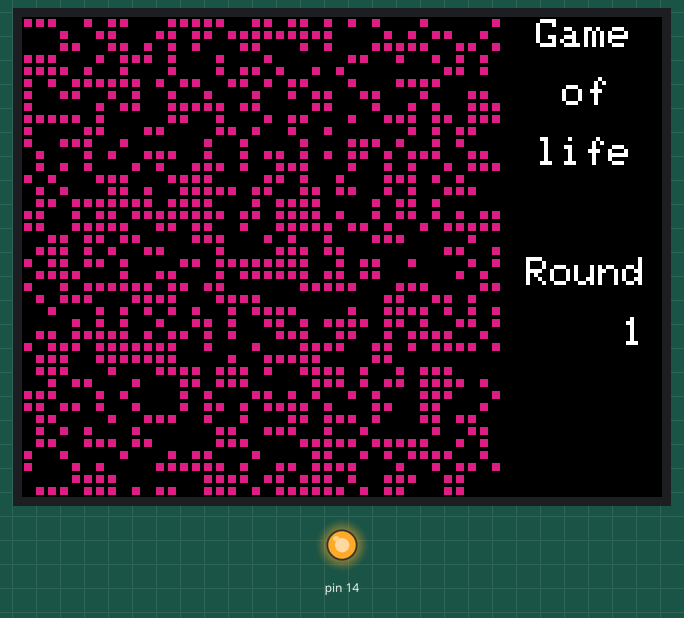
The sketch below on a simulated Arduino Mega 2560, built with avr-gcc and run on an emulated ATmega2560. Shown: 320×240 colour display, output pins drawn as LEDs (lit = HIGH). Random numbers use the default seed unless the sketch sets one.

Above: at 0.58 s.
At 5.27 s:
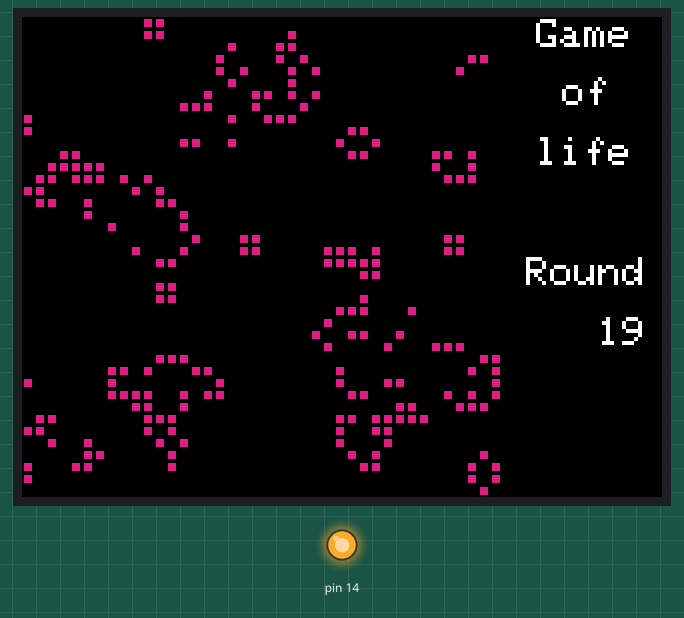
At 10.21 s:
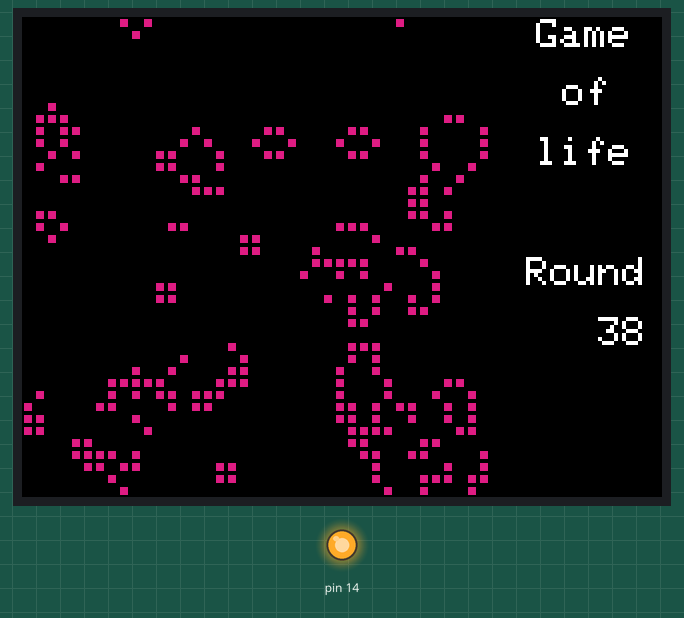
At 20.09 s:
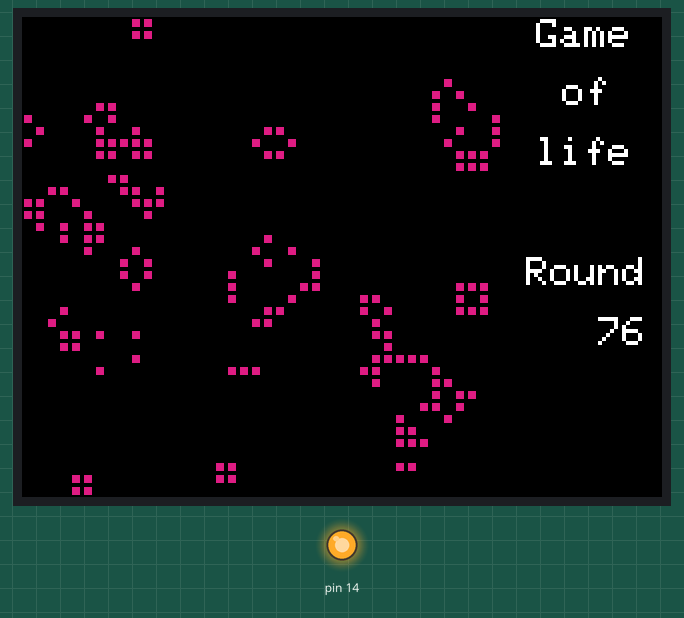
At 29.98 s:
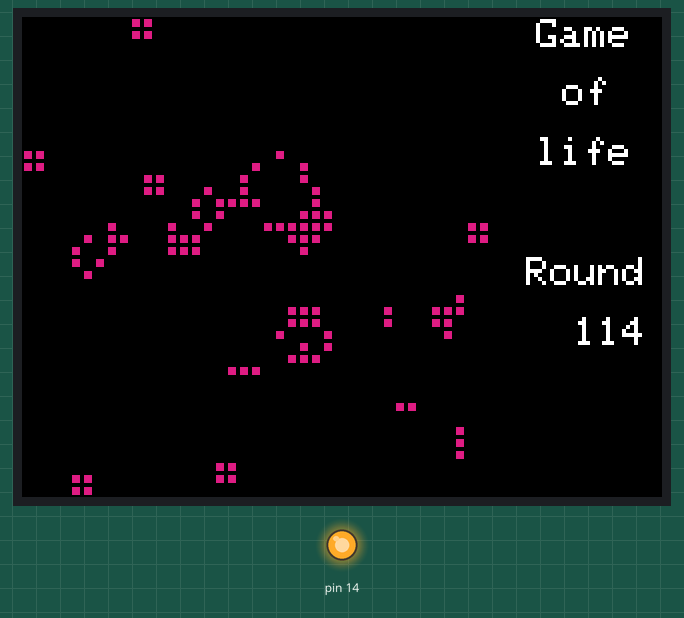
At 39.86 s:
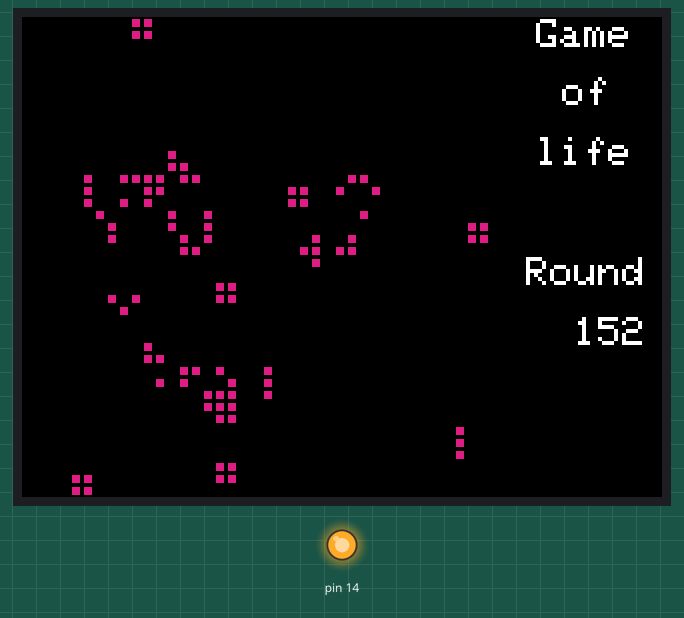

The sketch:

ODROID-GO-Game-of-life.ino
```cpp
/*
 Conway's Game of Life
 The Game of Life, also known simply as Life,
 is a cellular automaton devised by the British mathematician John Horton Conway in 1970.

The game is a zero-player game, meaning that its evolution is determined by its initial state,
requiring no further input. One interacts with the Game of Life by creating an initial configuration
and observing how it evolves, or, for advanced players, by creating patterns with particular properties.

original by:
https://github.com/wegfawefgawefg/LifeSouperWatch
ODROID-GO version by teletoby


 */


#include <Adafruit_GFX.h>
#include "Adafruit_ILI9341.h"
// For the ORDOID GO.
#define TFT_DC 21
#define TFT_CS 5
#define TFT_MOSI 23
#define TFT_CLK 18
#define TFT_RST 3
#define TFT_MISO 19
Adafruit_ILI9341 display = Adafruit_ILI9341(TFT_CS, TFT_DC, TFT_MOSI, TFT_CLK, TFT_RST, TFT_MISO);

#define BLACK 0
#define WHITE 1

#define FIELD_WIDTH 40
#define SQUARE_SIZE 240 / FIELD_WIDTH
#define NUM_FIELD_BYTES (FIELD_WIDTH * FIELD_WIDTH) / 8

int Round;
char lr[20];
//  allocate memory for the fields
unsigned char fieldA[NUM_FIELD_BYTES];
unsigned char fieldB[NUM_FIELD_BYTES];

//  make a pointer to current field and nextField
unsigned char *currentField;
unsigned char *nextField;
unsigned char *swapField;


void setup() {
  //Serial.begin(115200);
 // Serial.println("Game of life");

  //  seed the random generator
  //randomSeed( analogRead(0) );

    // Turn on backlight
   pinMode(14, OUTPUT);
   digitalWrite(14, HIGH);

  //  set the pointer to the current field
  currentField = fieldA;
  nextField = fieldB;

  //  fill the field with random values
  for( unsigned char i = 0; i < NUM_FIELD_BYTES; i++ )
  {
    currentField[i] = random( 256 );
    Serial.print(currentField[i]);
  }


  display.begin();
  display.setRotation(3);
  display.fillScreen(ILI9341_BLACK);

  display.setCursor(245, 1);
  display.setTextColor(ILI9341_WHITE);  display.setTextSize(2);
  display.println(" Game");
  display.setCursor(258, 30);
  display.println(" of");
  display.setCursor(245, 60);
  display.println(" life");
  display.setCursor(240, 120);
  display.println(" Round");
}

void loop() {

  //  draw the field
  drawField();

  //  apply conways game of life
  applyLogic();

  //  swap the fields
  swapFields();
}


//  function to get the value of a bit based on x and y
boolean getBit( unsigned char x, unsigned char y )
{
  //  get the bit index for a one dimensional array
  unsigned int index = x + y * FIELD_WIDTH;
  //  get which char the bit is in
  unsigned char charNumber = index / 8;
  //  get which bit of 8 in the single char is the one we're looking for
  unsigned char charSubIndex = index - (8 * charNumber);
  //  get the bit value
  unsigned char bitChar = currentField[charNumber];
  boolean bitValue =  bitRead( bitChar, charSubIndex );  //( bitChar >> charSubIndex ) & 00000001 ;

  return bitValue;
}

//  function to set the value of a bit based on x and y
void setBit( unsigned char x, unsigned char y, boolean newBitValue )
{
  //  get the bit index for a one dimensional array
  unsigned int index = x + y * FIELD_WIDTH;
  //  get which char the bit is in
  unsigned char charNumber = index / 8;
  //  get which bit of 8 in the single char is the one we're looking for
  unsigned char charSubIndex = index - (8 * charNumber);
  //  get the bit value
  unsigned char bitChar = nextField[charNumber];

  if( newBitValue == true )
  {
    //  create the mask
    byte mask = 00000001 << charSubIndex;
    //  apply the mask
    nextField[charNumber] = bitChar | mask ;
  }
  else
  {
    //  create the negative mask
    byte mask = ~( 00000001 << charSubIndex);
    //  apply the mask
    nextField[charNumber] = bitChar & mask ;
  }
}

//  function to draw the field
void drawField()
{
  unsigned char squareX = 0;
  unsigned char squareY = 0;
  for( unsigned char y = 0; y < FIELD_WIDTH; y++ )
  {
    squareX = 0;
    for( unsigned char x = 0; x < FIELD_WIDTH; x++ )
    {

      boolean bitValue = getBit( x, y );

      display.fillRect( squareX+1, squareY+1, SQUARE_SIZE-2, SQUARE_SIZE-2, bitValue*55536 ); // bitValue*random(200,55536)

      //Serial.print(bitValue);
      squareX += SQUARE_SIZE;
    }
    squareY += SQUARE_SIZE;
  }
        Round=Round+1;
        sprintf(lr,"%6d", Round);
        display.fillRect( 240, 145, 80, 30, 0 );
        display.setCursor(240, 150);
        display.println(lr);
}

//  function to swap the field pointers
void swapFields()
{
  swapField = currentField;
  currentField = nextField;
  nextField = swapField;
}

//  apply cellular automota logic to entire field
void applyLogic()
{

  //  go through each cell
  for( signed char y = 0; y < FIELD_WIDTH; y++ )
  {
    for( signed char x = 0; x < FIELD_WIDTH; x++ )
    {
      unsigned char neighborTotal = 0;

      //  total the number of alive neighbors
      //  //  check top left neighbor
      if( checkUpperBounds( x - 1, y - 1 ) )
      {
        if( getBit( checkWrapAround( x - 1 ), checkWrapAround( y - 1 )) )
        {
          neighborTotal++;
        }
      }
      //  //  check upper neighbor
      if( checkUpperBounds( x , y - 1 ) )
      {
        if( getBit( checkWrapAround( x ), checkWrapAround( y - 1 )) )
        {
          neighborTotal++;
        }
      }
      //  //  check top right neighbor
      if( checkUpperBounds( x + 1, y - 1 ) )
      {
        if( getBit( checkWrapAround( x + 1 ), checkWrapAround( y - 1 )) )
        {
          neighborTotal++;
        }
      }
      //  //  check left neighbor
      if( checkUpperBounds( x - 1, y ) )
      {
        if( getBit( checkWrapAround( x - 1 ), checkWrapAround( y )) )
        {
          neighborTotal++;
        }
      }
      //  //  check right neighbor
      if( checkUpperBounds( x + 1, y ) )
      {
        if( getBit( checkWrapAround( x + 1 ), checkWrapAround( y )) )
        {
          neighborTotal++;
        }
      }
      //  //  check bottom left neighbor
      if( checkUpperBounds( x - 1, y + 1 ) )
      {
        if( getBit( checkWrapAround( x - 1 ), checkWrapAround( y + 1 )) )
        {
          neighborTotal++;
        }
      }
      //  //  check lower neighbor
      if( checkUpperBounds( x, y + 1 ) )
      {
        if( getBit( checkWrapAround( x ), checkWrapAround( y + 1 )) )
        {
          neighborTotal++;
        }
      }
      //  //  check bottom right neighbor
      if( checkUpperBounds( x + 1, y + 1 ) )
      {
        if( getBit( checkWrapAround( x + 1 ), checkWrapAround( y + 1 )) )
        {
          neighborTotal++;
        }
      }
      //  check rule
      boolean cellValue = getBit( x, y );
      boolean nextCellValue = false;
      if( cellValue ) //  if cell is currently alive
      {
        //  2 or 3 neighbors lives on
        if( neighborTotal == 2 || neighborTotal == 3 )
        {
          nextCellValue = true;
        }
        //  fewer than 2 neighbors means death
        //  more than 3 neighbors means death
        else
        {
          nextCellValue = false;
        }

      }
      else  //  if cell is currently dead
      {
        //  3 neighbors becomes alive
        if( neighborTotal == 3 )
        {
          nextCellValue = true;
        }
        else
        {
          nextCellValue = false;
        }
      }

      //  set next state in next field frame
      setBit( x, y, nextCellValue );
    }
  }
}


//  wrap around coordinates
unsigned char checkWrapAround( signed char a )
{
  if( a < 0 )
  {
    return FIELD_WIDTH + a;
  }
  else
  {
    return a;
  }
}

//  check upper bounds
boolean checkUpperBounds( signed char x, signed char y )
{
    if( (x < FIELD_WIDTH) && (y < FIELD_WIDTH) )
    {
      return true;
    }
    else
    {
      return false;
    }
}
```
